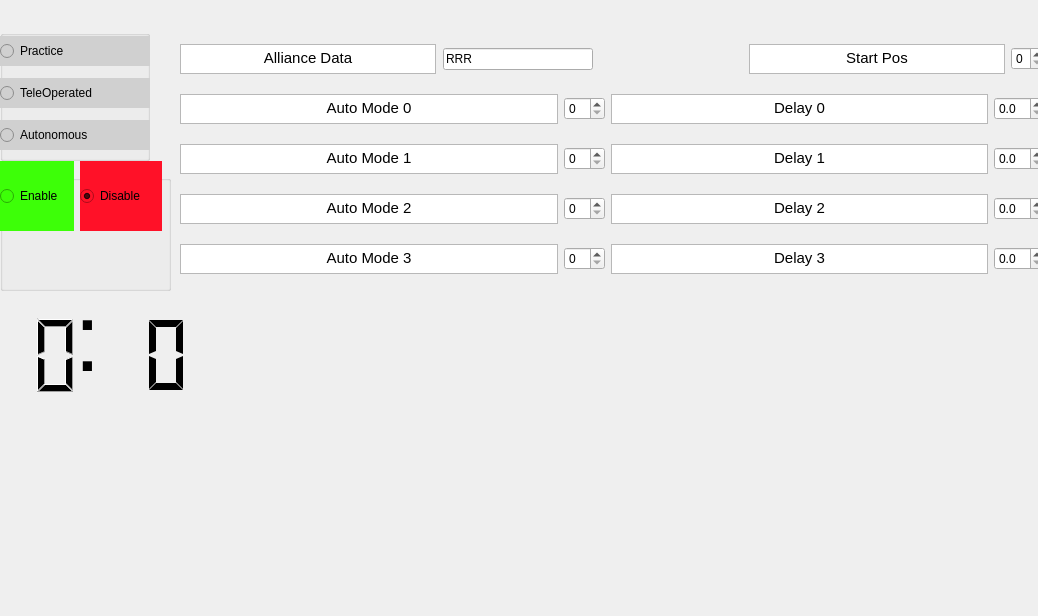
<?xml version="1.0" encoding="UTF-8"?>
<ui version="4.0">
 <class>MainWindow</class>
 <widget class="QWidget" name="MainWindow">
  <property name="geometry">
   <rect>
    <x>0</x>
    <y>0</y>
    <width>1038</width>
    <height>616</height>
   </rect>
  </property>
  <property name="windowTitle">
   <string>MainWindow</string>
  </property>
  <widget class="QWidget" name="centralwidget">
   <property name="geometry">
    <rect>
     <x>0</x>
     <y>30</y>
     <width>171</width>
     <height>261</height>
    </rect>
   </property>
   <layout class="QHBoxLayout" name="horizontalLayout_10">
    <item>
     <layout class="QHBoxLayout" name="horizontalLayout">
      <item>
       <layout class="QVBoxLayout" name="verticalLayout">
        <property name="spacing">
         <number>0</number>
        </property>
        <property name="sizeConstraint">
         <enum>QLayout::SetMinimumSize</enum>
        </property>
        <item>
         <layout class="QVBoxLayout" name="verticalLayout_2">
          <item>
           <widget class="QGroupBox" name="groupBox">
            <property name="maximumSize">
             <size>
              <width>150</width>
              <height>16777215</height>
             </size>
            </property>
            <property name="title">
             <string/>
            </property>
            <widget class="QRadioButton" name="auto_mode">
             <property name="geometry">
              <rect>
               <x>0</x>
               <y>90</y>
               <width>161</width>
               <height>30</height>
              </rect>
             </property>
             <property name="minimumSize">
              <size>
               <width>0</width>
               <height>30</height>
              </size>
             </property>
             <property name="maximumSize">
              <size>
               <width>16777215</width>
               <height>16777215</height>
              </size>
             </property>
             <property name="focusPolicy">
              <enum>Qt::NoFocus</enum>
             </property>
             <property name="styleSheet">
              <string notr="true">background-color: rgba(208, 208, 208, 255);
selection-color: rgb(66, 255, 183);
selection-background-color: rgb(255, 249, 69);</string>
             </property>
             <property name="text">
              <string>Autonomous</string>
             </property>
             <property name="checkable">
              <bool>true</bool>
             </property>
            </widget>
            <widget class="QRadioButton" name="teleop_button">
             <property name="geometry">
              <rect>
               <x>0</x>
               <y>48</y>
               <width>162</width>
               <height>30</height>
              </rect>
             </property>
             <property name="minimumSize">
              <size>
               <width>0</width>
               <height>30</height>
              </size>
             </property>
             <property name="maximumSize">
              <size>
               <width>16777215</width>
               <height>16777215</height>
              </size>
             </property>
             <property name="focusPolicy">
              <enum>Qt::NoFocus</enum>
             </property>
             <property name="styleSheet">
              <string notr="true">background-color: rgba(208, 208, 208, 255);
selection-background-color: rgba(255, 255, 255, 0);
selection-color: rgba(255, 255, 255, 0);
</string>
             </property>
             <property name="text">
              <string>TeleOperated</string>
             </property>
             <property name="checkable">
              <bool>true</bool>
             </property>
            </widget>
            <widget class="QRadioButton" name="practice_button">
             <property name="geometry">
              <rect>
               <x>0</x>
               <y>6</y>
               <width>162</width>
               <height>30</height>
              </rect>
             </property>
             <property name="minimumSize">
              <size>
               <width>0</width>
               <height>30</height>
              </size>
             </property>
             <property name="maximumSize">
              <size>
               <width>16777215</width>
               <height>16777215</height>
              </size>
             </property>
             <property name="focusPolicy">
              <enum>Qt::NoFocus</enum>
             </property>
             <property name="styleSheet">
              <string notr="true">background-color: rgba(208, 208, 208, 255);
selection-background-color: rgba(255, 255, 255, 0);
selection-color: rgba(255, 255, 255, 0);</string>
             </property>
             <property name="text">
              <string>Practice</string>
             </property>
             <property name="checkable">
              <bool>true</bool>
             </property>
            </widget>
            <zorder>auto_mode</zorder>
            <zorder>teleop_button</zorder>
            <zorder>practice_button</zorder>
            <zorder>auto_mode</zorder>
            <zorder>teleop_button</zorder>
            <zorder>practice_button</zorder>
           </widget>
          </item>
         </layout>
        </item>
        <item>
         <layout class="QHBoxLayout" name="horizontalLayout_2" stretch="0">
          <item>
           <widget class="QGroupBox" name="groupBox_2">
            <property name="title">
             <string>GroupBox</string>
            </property>
            <widget class="QRadioButton" name="disable_button_2">
             <property name="geometry">
              <rect>
               <x>80</x>
               <y>0</y>
               <width>82</width>
               <height>70</height>
              </rect>
             </property>
             <property name="minimumSize">
              <size>
               <width>0</width>
               <height>70</height>
              </size>
             </property>
             <property name="sizeIncrement">
              <size>
               <width>0</width>
               <height>1</height>
              </size>
             </property>
             <property name="focusPolicy">
              <enum>Qt::NoFocus</enum>
             </property>
             <property name="contextMenuPolicy">
              <enum>Qt::NoContextMenu</enum>
             </property>
             <property name="acceptDrops">
              <bool>true</bool>
             </property>
             <property name="styleSheet">
              <string notr="true">background-color: rgb(255, 17, 40);
selection-background-color: rgba(255, 255, 255, 0);
selection-color: rgba(255, 255, 255, 0);
</string>
             </property>
             <property name="text">
              <string>Disable</string>
             </property>
             <property name="iconSize">
              <size>
               <width>60</width>
               <height>60</height>
              </size>
             </property>
             <property name="checkable">
              <bool>true</bool>
             </property>
             <property name="checked">
              <bool>true</bool>
             </property>
            </widget>
            <widget class="QRadioButton" name="enable_button_2">
             <property name="geometry">
              <rect>
               <x>0</x>
               <y>0</y>
               <width>74</width>
               <height>70</height>
              </rect>
             </property>
             <property name="minimumSize">
              <size>
               <width>0</width>
               <height>70</height>
              </size>
             </property>
             <property name="sizeIncrement">
              <size>
               <width>0</width>
               <height>1</height>
              </size>
             </property>
             <property name="focusPolicy">
              <enum>Qt::NoFocus</enum>
             </property>
             <property name="contextMenuPolicy">
              <enum>Qt::NoContextMenu</enum>
             </property>
             <property name="acceptDrops">
              <bool>true</bool>
             </property>
             <property name="styleSheet">
              <string notr="true">border-left-color: rgb(131, 255, 229);
background-color: rgb(61, 255, 8);
border-top-color: rgb(57, 120, 255);
selection-color: rgb(255, 112, 248);
selection-background-color: rgb(76, 148, 255);
border-color: rgb(255, 161, 129);</string>
             </property>
             <property name="text">
              <string>Enable</string>
             </property>
             <property name="iconSize">
              <size>
               <width>60</width>
               <height>60</height>
              </size>
             </property>
             <property name="checkable">
              <bool>true</bool>
             </property>
            </widget>
            <zorder>disable_button_2</zorder>
            <zorder>enable_button_2</zorder>
            <zorder></zorder>
           </widget>
          </item>
         </layout>
        </item>
       </layout>
      </item>
     </layout>
    </item>
   </layout>
  </widget>
  <widget class="QWidget" name="">
   <property name="geometry">
    <rect>
     <x>180</x>
     <y>30</y>
     <width>865</width>
     <height>259</height>
    </rect>
   </property>
   <layout class="QVBoxLayout" name="verticalLayout_3">
    <item>
     <layout class="QHBoxLayout" name="horizontalLayout_4">
      <item>
       <widget class="QTextBrowser" name="textBrowser">
        <property name="minimumSize">
         <size>
          <width>0</width>
          <height>0</height>
         </size>
        </property>
        <property name="maximumSize">
         <size>
          <width>16777215</width>
          <height>30</height>
         </size>
        </property>
        <property name="html">
         <string>&lt;!DOCTYPE HTML PUBLIC &quot;-//W3C//DTD HTML 4.0//EN&quot; &quot;http://www.w3.org/TR/REC-html40/strict.dtd&quot;&gt;
&lt;html&gt;&lt;head&gt;&lt;meta name=&quot;qrichtext&quot; content=&quot;1&quot; /&gt;&lt;style type=&quot;text/css&quot;&gt;
p, li { white-space: pre-wrap; }
&lt;/style&gt;&lt;/head&gt;&lt;body style=&quot; font-family:'Ubuntu'; font-size:11pt; font-weight:400; font-style:normal;&quot;&gt;
&lt;p align=&quot;center&quot; style=&quot; margin-top:0px; margin-bottom:0px; margin-left:0px; margin-right:0px; -qt-block-indent:0; text-indent:0px;&quot;&gt;Alliance Data&lt;/p&gt;&lt;/body&gt;&lt;/html&gt;</string>
        </property>
       </widget>
      </item>
      <item>
       <spacer name="horizontalSpacer_2">
        <property name="orientation">
         <enum>Qt::Horizontal</enum>
        </property>
        <property name="sizeType">
         <enum>QSizePolicy::Fixed</enum>
        </property>
        <property name="sizeHint" stdset="0">
         <size>
          <width>1</width>
          <height>20</height>
         </size>
        </property>
       </spacer>
      </item>
      <item>
       <widget class="QLineEdit" name="match_data">
        <property name="text">
         <string>RRR</string>
        </property>
       </widget>
      </item>
      <item>
       <spacer name="horizontalSpacer">
        <property name="orientation">
         <enum>Qt::Horizontal</enum>
        </property>
        <property name="sizeType">
         <enum>QSizePolicy::MinimumExpanding</enum>
        </property>
        <property name="sizeHint" stdset="0">
         <size>
          <width>40</width>
          <height>20</height>
         </size>
        </property>
       </spacer>
      </item>
      <item>
       <widget class="QTextBrowser" name="textBrowser_6">
        <property name="minimumSize">
         <size>
          <width>0</width>
          <height>0</height>
         </size>
        </property>
        <property name="maximumSize">
         <size>
          <width>16777215</width>
          <height>30</height>
         </size>
        </property>
        <property name="html">
         <string>&lt;!DOCTYPE HTML PUBLIC &quot;-//W3C//DTD HTML 4.0//EN&quot; &quot;http://www.w3.org/TR/REC-html40/strict.dtd&quot;&gt;
&lt;html&gt;&lt;head&gt;&lt;meta name=&quot;qrichtext&quot; content=&quot;1&quot; /&gt;&lt;style type=&quot;text/css&quot;&gt;
p, li { white-space: pre-wrap; }
&lt;/style&gt;&lt;/head&gt;&lt;body style=&quot; font-family:'Ubuntu'; font-size:11pt; font-weight:400; font-style:normal;&quot;&gt;
&lt;p align=&quot;center&quot; style=&quot; margin-top:0px; margin-bottom:0px; margin-left:0px; margin-right:0px; -qt-block-indent:0; text-indent:0px;&quot;&gt;Start Pos&lt;/p&gt;&lt;/body&gt;&lt;/html&gt;</string>
        </property>
       </widget>
      </item>
      <item>
       <widget class="QSpinBox" name="start_pos">
        <property name="maximum">
         <number>2</number>
        </property>
       </widget>
      </item>
     </layout>
    </item>
    <item>
     <layout class="QHBoxLayout" name="horizontalLayout_5">
      <item>
       <widget class="QTextBrowser" name="textBrowser_5">
        <property name="maximumSize">
         <size>
          <width>16777215</width>
          <height>30</height>
         </size>
        </property>
        <property name="html">
         <string>&lt;!DOCTYPE HTML PUBLIC &quot;-//W3C//DTD HTML 4.0//EN&quot; &quot;http://www.w3.org/TR/REC-html40/strict.dtd&quot;&gt;
&lt;html&gt;&lt;head&gt;&lt;meta name=&quot;qrichtext&quot; content=&quot;1&quot; /&gt;&lt;style type=&quot;text/css&quot;&gt;
p, li { white-space: pre-wrap; }
&lt;/style&gt;&lt;/head&gt;&lt;body style=&quot; font-family:'Ubuntu'; font-size:11pt; font-weight:400; font-style:normal;&quot;&gt;
&lt;p align=&quot;center&quot; style=&quot; margin-top:0px; margin-bottom:0px; margin-left:0px; margin-right:0px; -qt-block-indent:0; text-indent:0px;&quot;&gt;Auto Mode 0&lt;/p&gt;&lt;/body&gt;&lt;/html&gt;</string>
        </property>
       </widget>
      </item>
      <item>
       <widget class="QSpinBox" name="mode_0">
        <property name="maximum">
         <number>25</number>
        </property>
        <property name="value">
         <number>0</number>
        </property>
       </widget>
      </item>
      <item>
       <widget class="QTextBrowser" name="textBrowser_8">
        <property name="maximumSize">
         <size>
          <width>16777215</width>
          <height>30</height>
         </size>
        </property>
        <property name="html">
         <string>&lt;!DOCTYPE HTML PUBLIC &quot;-//W3C//DTD HTML 4.0//EN&quot; &quot;http://www.w3.org/TR/REC-html40/strict.dtd&quot;&gt;
&lt;html&gt;&lt;head&gt;&lt;meta name=&quot;qrichtext&quot; content=&quot;1&quot; /&gt;&lt;style type=&quot;text/css&quot;&gt;
p, li { white-space: pre-wrap; }
&lt;/style&gt;&lt;/head&gt;&lt;body style=&quot; font-family:'Ubuntu'; font-size:11pt; font-weight:400; font-style:normal;&quot;&gt;
&lt;p align=&quot;center&quot; style=&quot; margin-top:0px; margin-bottom:0px; margin-left:0px; margin-right:0px; -qt-block-indent:0; text-indent:0px;&quot;&gt;Delay 0&lt;/p&gt;&lt;/body&gt;&lt;/html&gt;</string>
        </property>
       </widget>
      </item>
      <item>
       <widget class="QDoubleSpinBox" name="delay_0">
        <property name="decimals">
         <number>1</number>
        </property>
        <property name="maximum">
         <double>15.000000000000000</double>
        </property>
        <property name="singleStep">
         <double>0.100000000000000</double>
        </property>
       </widget>
      </item>
     </layout>
    </item>
    <item>
     <layout class="QHBoxLayout" name="horizontalLayout_7">
      <item>
       <widget class="QTextBrowser" name="textBrowser_2">
        <property name="maximumSize">
         <size>
          <width>16777215</width>
          <height>30</height>
         </size>
        </property>
        <property name="html">
         <string>&lt;!DOCTYPE HTML PUBLIC &quot;-//W3C//DTD HTML 4.0//EN&quot; &quot;http://www.w3.org/TR/REC-html40/strict.dtd&quot;&gt;
&lt;html&gt;&lt;head&gt;&lt;meta name=&quot;qrichtext&quot; content=&quot;1&quot; /&gt;&lt;style type=&quot;text/css&quot;&gt;
p, li { white-space: pre-wrap; }
&lt;/style&gt;&lt;/head&gt;&lt;body style=&quot; font-family:'Ubuntu'; font-size:11pt; font-weight:400; font-style:normal;&quot;&gt;
&lt;p align=&quot;center&quot; style=&quot; margin-top:0px; margin-bottom:0px; margin-left:0px; margin-right:0px; -qt-block-indent:0; text-indent:0px;&quot;&gt;Auto Mode 1&lt;/p&gt;&lt;/body&gt;&lt;/html&gt;</string>
        </property>
       </widget>
      </item>
      <item>
       <widget class="QSpinBox" name="mode_1">
        <property name="maximum">
         <number>25</number>
        </property>
       </widget>
      </item>
      <item>
       <widget class="QTextBrowser" name="textBrowser_10">
        <property name="maximumSize">
         <size>
          <width>16777215</width>
          <height>30</height>
         </size>
        </property>
        <property name="html">
         <string>&lt;!DOCTYPE HTML PUBLIC &quot;-//W3C//DTD HTML 4.0//EN&quot; &quot;http://www.w3.org/TR/REC-html40/strict.dtd&quot;&gt;
&lt;html&gt;&lt;head&gt;&lt;meta name=&quot;qrichtext&quot; content=&quot;1&quot; /&gt;&lt;style type=&quot;text/css&quot;&gt;
p, li { white-space: pre-wrap; }
&lt;/style&gt;&lt;/head&gt;&lt;body style=&quot; font-family:'Ubuntu'; font-size:11pt; font-weight:400; font-style:normal;&quot;&gt;
&lt;p align=&quot;center&quot; style=&quot; margin-top:0px; margin-bottom:0px; margin-left:0px; margin-right:0px; -qt-block-indent:0; text-indent:0px;&quot;&gt;Delay 1&lt;/p&gt;&lt;/body&gt;&lt;/html&gt;</string>
        </property>
       </widget>
      </item>
      <item>
       <widget class="QDoubleSpinBox" name="delay_1">
        <property name="decimals">
         <number>1</number>
        </property>
        <property name="maximum">
         <double>15.000000000000000</double>
        </property>
        <property name="singleStep">
         <double>0.100000000000000</double>
        </property>
       </widget>
      </item>
     </layout>
    </item>
    <item>
     <layout class="QHBoxLayout" name="horizontalLayout_8">
      <item>
       <widget class="QTextBrowser" name="textBrowser_3">
        <property name="maximumSize">
         <size>
          <width>16777215</width>
          <height>30</height>
         </size>
        </property>
        <property name="html">
         <string>&lt;!DOCTYPE HTML PUBLIC &quot;-//W3C//DTD HTML 4.0//EN&quot; &quot;http://www.w3.org/TR/REC-html40/strict.dtd&quot;&gt;
&lt;html&gt;&lt;head&gt;&lt;meta name=&quot;qrichtext&quot; content=&quot;1&quot; /&gt;&lt;style type=&quot;text/css&quot;&gt;
p, li { white-space: pre-wrap; }
&lt;/style&gt;&lt;/head&gt;&lt;body style=&quot; font-family:'Ubuntu'; font-size:11pt; font-weight:400; font-style:normal;&quot;&gt;
&lt;p align=&quot;center&quot; style=&quot; margin-top:0px; margin-bottom:0px; margin-left:0px; margin-right:0px; -qt-block-indent:0; text-indent:0px;&quot;&gt;Auto Mode 2&lt;/p&gt;&lt;/body&gt;&lt;/html&gt;</string>
        </property>
       </widget>
      </item>
      <item>
       <widget class="QSpinBox" name="mode_2">
        <property name="maximum">
         <number>25</number>
        </property>
       </widget>
      </item>
      <item>
       <widget class="QTextBrowser" name="textBrowser_7">
        <property name="minimumSize">
         <size>
          <width>0</width>
          <height>0</height>
         </size>
        </property>
        <property name="maximumSize">
         <size>
          <width>16777215</width>
          <height>30</height>
         </size>
        </property>
        <property name="html">
         <string>&lt;!DOCTYPE HTML PUBLIC &quot;-//W3C//DTD HTML 4.0//EN&quot; &quot;http://www.w3.org/TR/REC-html40/strict.dtd&quot;&gt;
&lt;html&gt;&lt;head&gt;&lt;meta name=&quot;qrichtext&quot; content=&quot;1&quot; /&gt;&lt;style type=&quot;text/css&quot;&gt;
p, li { white-space: pre-wrap; }
&lt;/style&gt;&lt;/head&gt;&lt;body style=&quot; font-family:'Ubuntu'; font-size:11pt; font-weight:400; font-style:normal;&quot;&gt;
&lt;p align=&quot;center&quot; style=&quot; margin-top:0px; margin-bottom:0px; margin-left:0px; margin-right:0px; -qt-block-indent:0; text-indent:0px;&quot;&gt;Delay 2&lt;/p&gt;&lt;/body&gt;&lt;/html&gt;</string>
        </property>
       </widget>
      </item>
      <item>
       <widget class="QDoubleSpinBox" name="delay_2">
        <property name="decimals">
         <number>1</number>
        </property>
        <property name="maximum">
         <double>15.000000000000000</double>
        </property>
        <property name="singleStep">
         <double>0.100000000000000</double>
        </property>
       </widget>
      </item>
     </layout>
    </item>
    <item>
     <layout class="QHBoxLayout" name="horizontalLayout_9">
      <item>
       <widget class="QTextBrowser" name="textBrowser_4">
        <property name="maximumSize">
         <size>
          <width>16777215</width>
          <height>30</height>
         </size>
        </property>
        <property name="html">
         <string>&lt;!DOCTYPE HTML PUBLIC &quot;-//W3C//DTD HTML 4.0//EN&quot; &quot;http://www.w3.org/TR/REC-html40/strict.dtd&quot;&gt;
&lt;html&gt;&lt;head&gt;&lt;meta name=&quot;qrichtext&quot; content=&quot;1&quot; /&gt;&lt;style type=&quot;text/css&quot;&gt;
p, li { white-space: pre-wrap; }
&lt;/style&gt;&lt;/head&gt;&lt;body style=&quot; font-family:'Ubuntu'; font-size:11pt; font-weight:400; font-style:normal;&quot;&gt;
&lt;p align=&quot;center&quot; style=&quot; margin-top:0px; margin-bottom:0px; margin-left:0px; margin-right:0px; -qt-block-indent:0; text-indent:0px;&quot;&gt;Auto Mode 3&lt;/p&gt;&lt;/body&gt;&lt;/html&gt;</string>
        </property>
       </widget>
      </item>
      <item>
       <widget class="QSpinBox" name="mode_3">
        <property name="maximum">
         <number>25</number>
        </property>
       </widget>
      </item>
      <item>
       <widget class="QTextBrowser" name="textBrowser_9">
        <property name="maximumSize">
         <size>
          <width>16777215</width>
          <height>30</height>
         </size>
        </property>
        <property name="html">
         <string>&lt;!DOCTYPE HTML PUBLIC &quot;-//W3C//DTD HTML 4.0//EN&quot; &quot;http://www.w3.org/TR/REC-html40/strict.dtd&quot;&gt;
&lt;html&gt;&lt;head&gt;&lt;meta name=&quot;qrichtext&quot; content=&quot;1&quot; /&gt;&lt;style type=&quot;text/css&quot;&gt;
p, li { white-space: pre-wrap; }
&lt;/style&gt;&lt;/head&gt;&lt;body style=&quot; font-family:'Ubuntu'; font-size:11pt; font-weight:400; font-style:normal;&quot;&gt;
&lt;p align=&quot;center&quot; style=&quot; margin-top:0px; margin-bottom:0px; margin-left:0px; margin-right:0px; -qt-block-indent:0; text-indent:0px;&quot;&gt;Delay 3&lt;/p&gt;&lt;/body&gt;&lt;/html&gt;</string>
        </property>
       </widget>
      </item>
      <item>
       <widget class="QDoubleSpinBox" name="delay_3">
        <property name="decimals">
         <number>1</number>
        </property>
        <property name="maximum">
         <double>15.000000000000000</double>
        </property>
        <property name="singleStep">
         <double>0.100000000000000</double>
        </property>
       </widget>
      </item>
     </layout>
    </item>
   </layout>
  </widget>
  <widget class="QFrame" name="frame">
   <property name="geometry">
    <rect>
     <x>0</x>
     <y>290</y>
     <width>211</width>
     <height>121</height>
    </rect>
   </property>
   <property name="frameShape">
    <enum>QFrame::NoFrame</enum>
   </property>
   <property name="frameShadow">
    <enum>QFrame::Raised</enum>
   </property>
   <widget class="QLCDNumber" name="minutes">
    <property name="geometry">
     <rect>
      <x>30</x>
      <y>20</y>
      <width>51</width>
      <height>91</height>
     </rect>
    </property>
    <property name="frameShape">
     <enum>QFrame::NoFrame</enum>
    </property>
    <property name="digitCount">
     <number>1</number>
    </property>
   </widget>
   <widget class="QTextBrowser" name="textBrowser_11">
    <property name="geometry">
     <rect>
      <x>70</x>
      <y>-10</y>
      <width>41</width>
      <height>131</height>
     </rect>
    </property>
    <property name="styleSheet">
     <string notr="true">background-color: rgba(255, 255, 255, 0);</string>
    </property>
    <property name="frameShape">
     <enum>QFrame::NoFrame</enum>
    </property>
    <property name="html">
     <string>&lt;!DOCTYPE HTML PUBLIC &quot;-//W3C//DTD HTML 4.0//EN&quot; &quot;http://www.w3.org/TR/REC-html40/strict.dtd&quot;&gt;
&lt;html&gt;&lt;head&gt;&lt;meta name=&quot;qrichtext&quot; content=&quot;1&quot; /&gt;&lt;style type=&quot;text/css&quot;&gt;
p, li { white-space: pre-wrap; }
&lt;/style&gt;&lt;/head&gt;&lt;body style=&quot; font-family:'Ubuntu'; font-size:11pt; font-weight:400; font-style:normal;&quot;&gt;
&lt;p style=&quot; margin-top:0px; margin-bottom:0px; margin-left:0px; margin-right:0px; -qt-block-indent:0; text-indent:0px;&quot;&gt;&lt;span style=&quot; font-size:72pt;&quot;&gt;:&lt;/span&gt;&lt;/p&gt;&lt;/body&gt;&lt;/html&gt;</string>
    </property>
   </widget>
   <widget class="QLCDNumber" name="seconds">
    <property name="geometry">
     <rect>
      <x>100</x>
      <y>20</y>
      <width>91</width>
      <height>91</height>
     </rect>
    </property>
    <property name="frameShape">
     <enum>QFrame::NoFrame</enum>
    </property>
    <property name="numDigits">
     <number>2</number>
    </property>
    <property name="digitCount">
     <number>2</number>
    </property>
    <property name="segmentStyle">
     <enum>QLCDNumber::Flat</enum>
    </property>
   </widget>
  </widget>
 </widget>
 <resources/>
 <connections/>
</ui>
